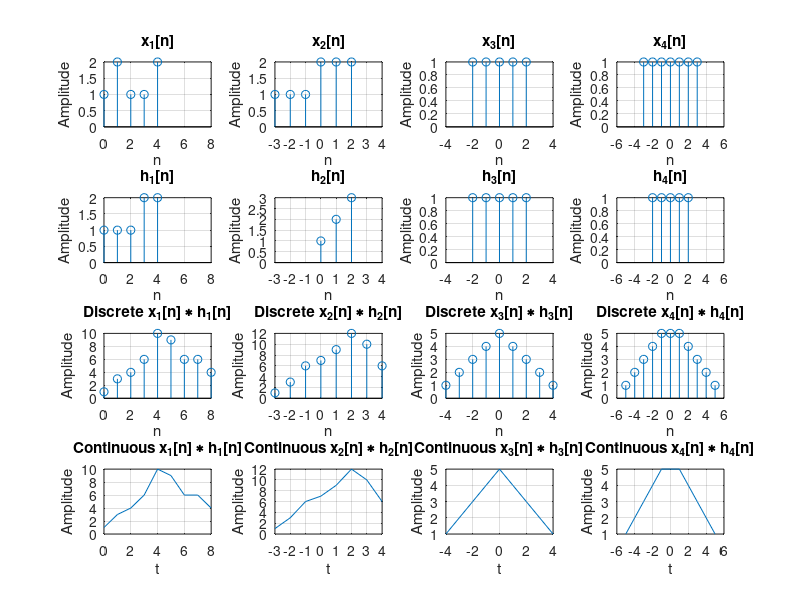

The MATLAB source for this figure:
% ass 5 q 1
%% clear
clc
clear all
close all

%% setting sequences
x1 = [1,2,1,1,2];
xo1 = 1;
h1 = [1,1,1,2,2];
ho1 = 1;

x2 = [1,1,1,2,2,2];
xo2 = 4;
h2 = [1,2,3];
ho2 = 1;

x3 = [1,1,1,1,1];
xo3 = 3;
h3 = [1,1,1,1,1];
ho3 = 3;

x4 = [1,1,1,1,1,1,1];
xo4 = 4;
h4 = [1,1,1,1,1];
ho4 = 3;

x = {x1;x2;x3;x4};
xo = [xo1,xo2,xo3,xo4];
h = {h1;h2;h3;h4};
ho = [ho1,ho2,ho3,ho4];

%% loop for all seq
for i=1:4
    j=i;
    % stem original sequences
    s1 = subplot(4,4,j);
    j=j+4;
    n = -(xo(i)-1):(length(x{i})-xo(i));
    stem(n,x{i});
    title(['x_' num2str(i) '[n]']);
    xlabel('n');
    ylabel('Amplitude');
    grid on;
    
    s2 = subplot(4,4,j);
    j=j+4;
    n = -(ho(i)-1):(length(h{i})-ho(i));
    stem(n,h{i});
    title(['h_' num2str(i) '[n]']);
    xlabel('n');
    ylabel('Amplitude');
    grid on;
    
    % generate and stem convolution
    s3 = subplot(4,4,j);
    j=j+4;
    y = conv(x{i},h{i});
    n = -(xo(i)+ho(i)-2):length(y)-(xo(i)+ho(i)-1);
    stem(n,y);
    title(['Discrete x_' num2str(i) '[n] \ast h_' num2str(i) '[n]']);
    xlabel('n');
    ylabel('Amplitude');
    grid on;
    
    % generate and plot convolution
    s4 = subplot(4,4,j);
    plot(n,y);
    title(['Continuous x_' num2str(i) '[n] \ast h_' num2str(i) '[n]']);
    xlabel('t');
    ylabel('Amplitude');
    grid on;
    
    linkaxes([s4,s3,s2,s1],'x');
end